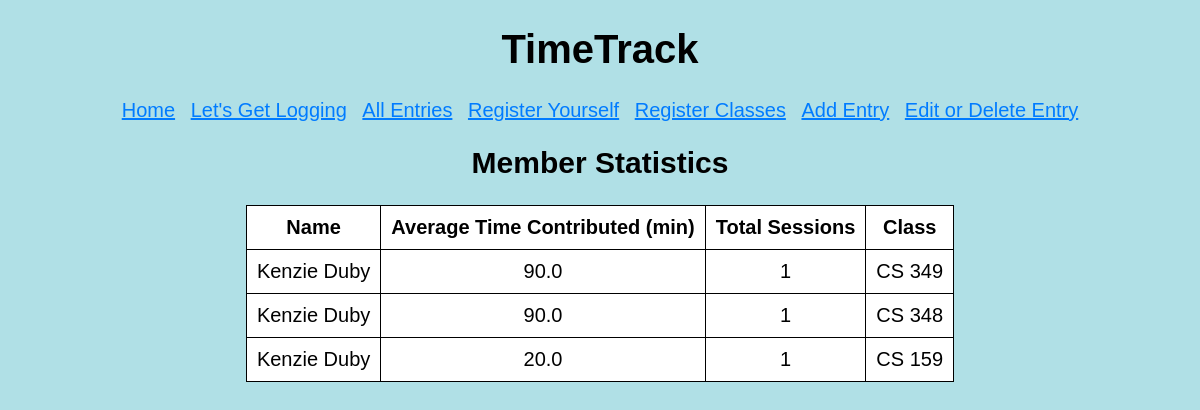
The app's page /statistics with its own data.
### tables this page shows
CREATE TABLE post (
  id INTEGER PRIMARY KEY AUTOINCREMENT,
  created TIMESTAMP NOT NULL DEFAULT CURRENT_TIMESTAMP,
  student_id INT,
  task TEXT NOT NULL,
  time_spent FLOAT,
  class_name TEXT NOT NULL,
  group_num INT,
  FOREIGN KEY (student_id) REFERENCES student(student_id) ON DELETE CASCADE
);

### board/entries.py (the view)
@bp.route("/statistics")
def statistics():
    db = get_db()
    entries = db.execute(
        "SELECT DISTINCT (SELECT student_name FROM student WHERE student_id = S.student_id) as author, ROUND(AVG(S.time_spent), 2) as average, COUNT(S.student_id) as visits, S.class_name FROM post as S GROUP BY S.student_id, S.class_name ORDER BY S.created DESC"
    ).fetchall()
    return render_template("entries/statistics.html", entries=entries)

### board/database.py (called while the page is built)
def get_db():
    if "db" not in g:
        g.db = sqlite3.connect(
            current_app.config["DATABASE"],
            detect_types=sqlite3.PARSE_DECLTYPES,
        )
        g.db.row_factory = sqlite3.Row
    return g.db

### board/templates/entries/statistics.html (shortened to what this page needs)
{% extends 'base.html' %}
{% block header %}
  <h2>{% block title %}Member Statistics{% endblock title %}</h2>
{% endblock header %}
{% block content %}
  <table style="background-color:#FFFFFF;margin-left:auto;margin-right:auto;">
    <tr>
      <th>Name</th>
      <th>Average Time Contributed (min)</th>
      <th>Total Sessions</th>
      <th>Class</th>
    </tr>
  {% for post in entries %}
      <tr>
        <td>{{ post["author"] }}</td>
	<td>{{ post["average"] }}</td>
        <td>{{ post["visits"] }}</td>
	<td>{{ post["class_name"] }}</td>
      </tr>
  {% endfor %}
  </table>
{% endblock content %}

### board/templates/base.html (shortened to what this page needs)
<!DOCTYPE html>
<html lang="en">
<body style="background-color:powderblue;">
<head>
  <link rel="stylesheet" href="{{ url_for('static', filename='styles.css') }}">
</head>
<body>
<h1>TimeTrack </h1>
{% include("_navigation.html") %}
<section>
  <header>
    {% block header %}{% endblock header %}
  </header>
  <main>
    {% block content %}<p>No messages.</p>{% endblock content %}
  </main>
</section>
</body>
</html>

### board/templates/_navigation.html
<nav>
  <ul>
    <li><a href="{{ url_for('pages.home') }}">Home</a></li>
    <li><a href="{{ url_for('pages.logging') }}">Let's Get Logging</a></li>
    <li><a href="{{ url_for('entries.entries') }}">All Entries</a></li>
    <li><a href="{{ url_for('entries.register') }}">Register Yourself</a></li>
    <li><a href="{{ url_for('entries.create_class') }}">Register Classes</a></li>
    <li><a href="{{ url_for('entries.create') }}">Add Entry</a></li>
    <li><a href="{{ url_for('entries.edit') }}">Edit or Delete Entry</a></li>
  </ul>
</nav>

### board/static/styles.css (style rules this page uses)
* { box-sizing: border-box; }
body { font-family: sans-serif; font-size: 20px; margin: 0 auto; text-align: center; }
a, a:visited { color: #007bff; }
nav ul { list-style-type: none; padding: 0; }
nav ul li { display: inline; margin: 0 5px; }
main { width: 80%; margin: 0 auto; }

### board/templates/entries/statistics.html (style rules this page uses)
table, th, td { border: 1px solid black; border-collapse: collapse; }
th, td { padding: 10px; }

### records on screen
post: author "Kenzie Duby", average "90.0", visits "1", class_name "CS 349"
post: author "Kenzie Duby", average "90.0", visits "1", class_name "CS 348"
post: author "Kenzie Duby", average "20.0", visits "1", class_name "CS 159"
